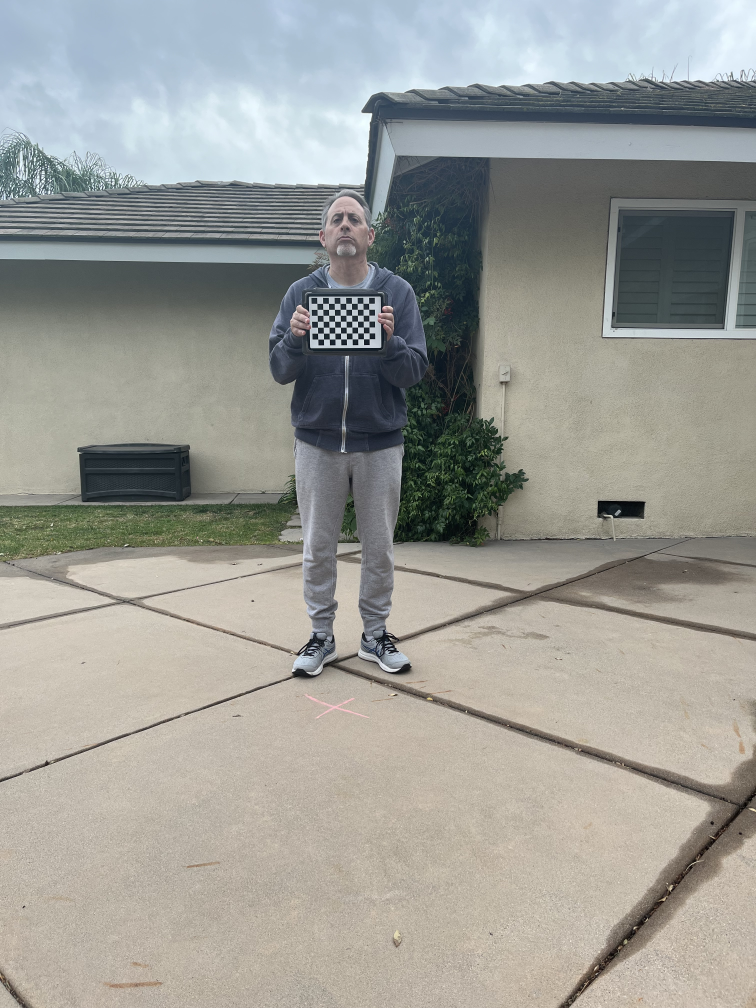
#> input picture checkers/IMG_8667.jpg, 3024 x 4032 px (shown at 1/4 size); its folder holds only this picture in this run
$ python calibration.py
#> lines starting #> are read from the running program, lines starting #| are printed output that depends on the picture; long printed decimals are rounded
import numpy as np
import cv2 as cv
import glob
import pickle


################ FIND CHESSBOARD CORNERS - OBJECT POINTS AND IMAGE POINTS #############################

chessboardSize = (10,7)
frameSize = (3024, 4032)


# termination criteria
criteria = (cv.TERM_CRITERIA_EPS + cv.TERM_CRITERIA_MAX_ITER, 30, 0.001)


# prepare object points, like (0,0,0), (1,0,0), (2,0,0) ....,(6,5,0)
objp = np.zeros((chessboardSize[0] * chessboardSize[1], 3), np.float32)
objp[:,:2] = np.mgrid[0:chessboardSize[0],0:chessboardSize[1]].T.reshape(-1,2)

size_of_chessboard_squares_mm = 25
objp = objp * size_of_chessboard_squares_mm


# Arrays to store object points and image points from all the images.
objpoints = [] # 3d point in real world space
imgpoints = [] # 2d points in image plane.


images = glob.glob('checkers/*.jpg')

for image in images:

    img = cv.imread(image)
#> img is the input picture: shape (4032, 3024, 3); mean B, G, R 149.9, 155.3, 154.9
    gray = cv.cvtColor(img, cv.COLOR_BGR2GRAY)
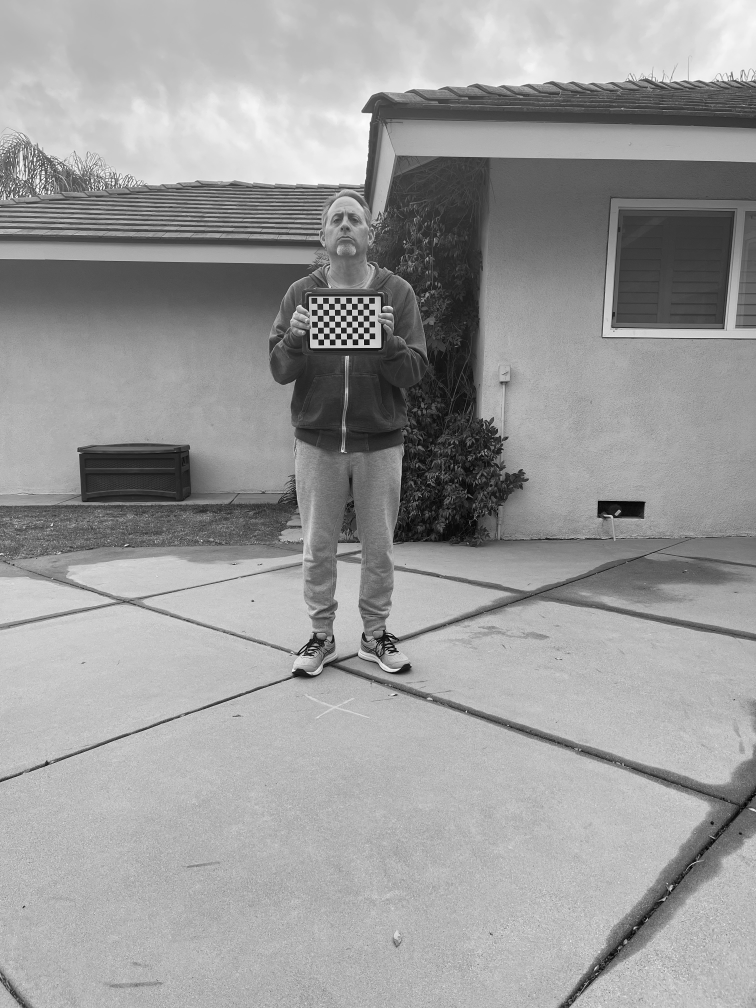
#> gray: shape (4032, 3024) (shown at 1/4 size); min 0, max 255, mean 154.6

    # Find the chess board corners
    ret, corners = cv.findChessboardCorners(gray, chessboardSize, None)
#> ret = True; corners = 70 rows, first 8: [1268.7, 1214.6], [1292.3, 1214.5], [1315.1, 1214.8], [1338.2, 1214.6], [1361.6, 1214.6], [1384.4, 1214.5], [1407.2, 1214.5], [1430.2, 1214.4]

    # If found, add object points, image points (after refining them)
    if ret == True:

        objpoints.append(objp)
        corners2 = cv.cornerSubPix(gray, corners, (11,11), (-1,-1), criteria)
#> corners2 = 70 rows, first 8: [1268.8, 1214.7], [1292.1, 1214.7], [1315.1, 1214.7], [1338.3, 1214.7], [1361.4, 1214.7], [1384.4, 1214.6], [1407.3, 1214.5], [1430.3, 1214.5]
        imgpoints.append(corners)

        # Draw and display the corners
        cv.drawChessboardCorners(img, chessboardSize, corners2, ret)
        cv.imshow('img', img)
        cv.waitKey(1000)


cv.destroyAllWindows()


############## CALIBRATION #######################################################

ret, cameraMatrix, dist, rvecs, tvecs = cv.calibrateCamera(objpoints, imgpoints, frameSize, None, None)
#> ret = 0.0729; cameraMatrix = [[2607.7, 0, 1584.3], [0, 2602.3, 1998.3], [0, 0, 1]]; dist = [[0.137, -0.0446, 0.00271, 0.014, -1.89]]; rvecs = ([0.131, -0.108, -0.0209],); tvecs = ([-345, -849.4, 2836.9],)

# Save the camera calibration result for later use (we won't worry about rvecs / tvecs)
pickle.dump((cameraMatrix, dist), open( "calibration.pkl", "wb" ))
pickle.dump(cameraMatrix, open( "cameraMatrix.pkl", "wb" ))
pickle.dump(dist, open( "dist.pkl", "wb" ))


# [31 lines of commented-out code are left out]
mean_error = 0

for i in range(len(objpoints)):
    imgpoints2, _ = cv.projectPoints(objpoints[i], rvecs[i], tvecs[i], cameraMatrix, dist)
    error = cv.norm(imgpoints[i], imgpoints2, cv.NORM_L2)/len(imgpoints2)
    mean_error += error
#> this loop made 1 pass
#> (error, mean_error) on pass 1: (0.00871, 0.00871)
#> after the loop, mean_error = 0.00871

print( "total error: {}".format(mean_error/len(objpoints)) )
#| total error: 0.008707

$ run again, on checkers/IMG_8668.jpg
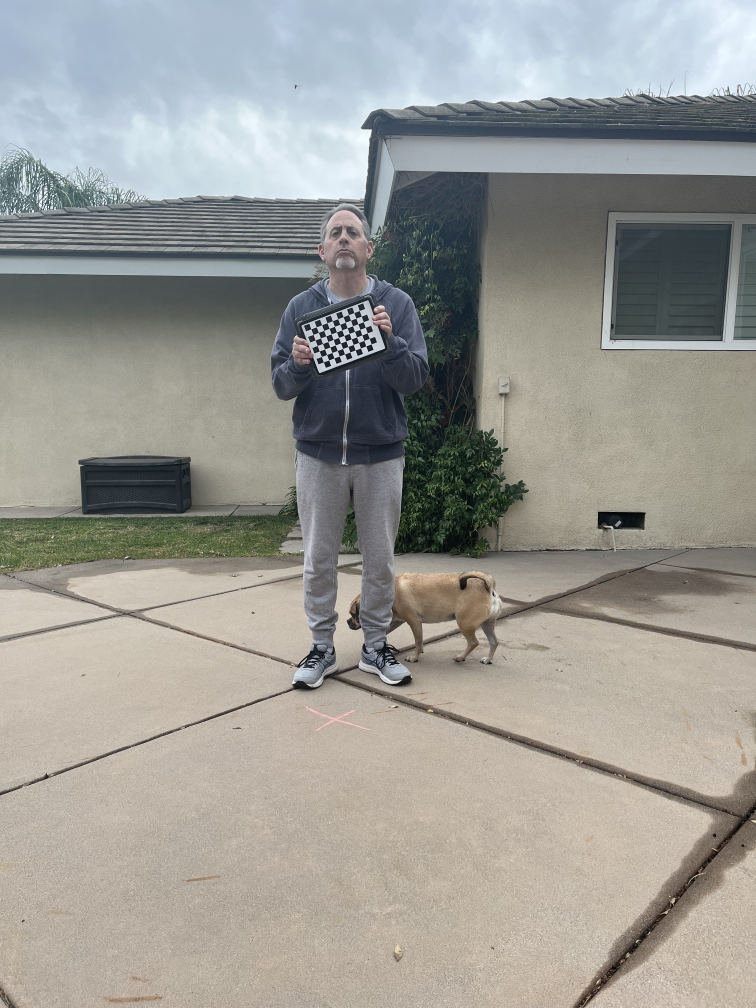
#> input picture checkers/IMG_8668.jpg, 3024 x 4032 px (shown at 1/4 size)
#> img is the input picture: shape (4032, 3024, 3); mean B, G, R 148.3, 153.6, 154.4
#> `gray = cv.cvtColor(img, cv.COLOR_BGR2GRAY)`:
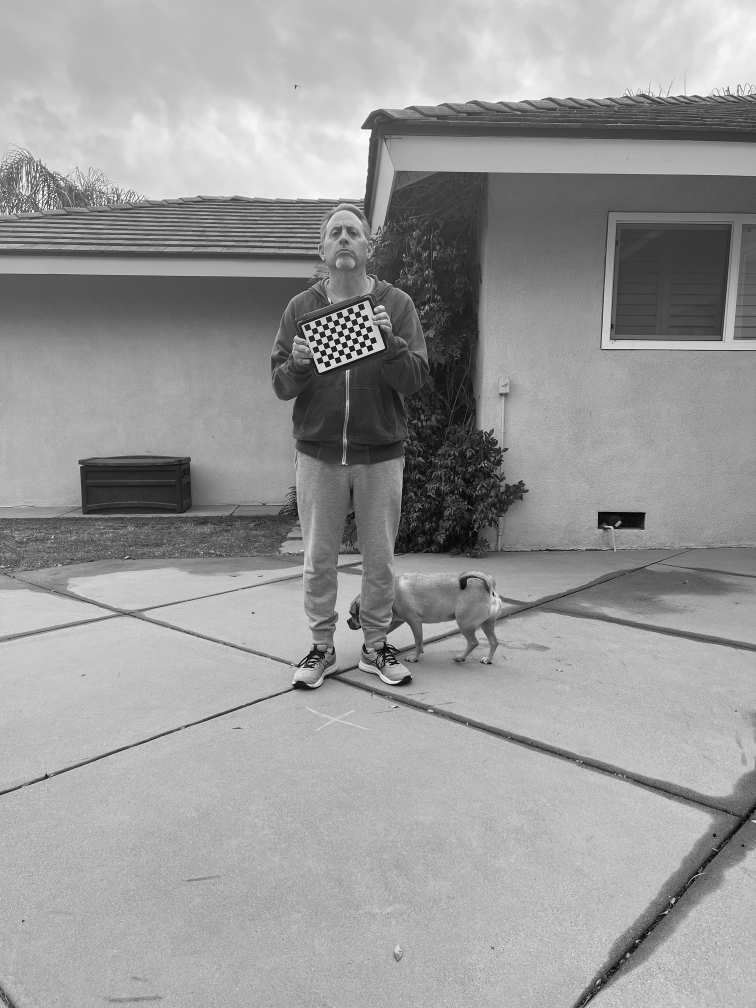
#> gray: shape (4032, 3024) (shown at 1/4 size); min 0, max 255, mean 153.3
#> `ret, corners = cv.findChessboardCorners(gray, chessboardSize, None)`: ret = True; corners = 70 rows, first 8: [1245.4, 1316.9], [1266.7, 1308.6], [1287.8, 1300.5], [1309.4, 1292.6], [1330.8, 1284.6], [1352.2, 1276.3], [1374.1, 1268], [1395.5, 1259.6]
#> corners2 = 70 rows, first 8: [1245.1, 1316.7], [1266.5, 1308.6], [1287.9, 1300.6], [1309.4, 1292.5], [1330.8, 1284.4], [1352.5, 1276.3], [1373.9, 1268.2], [1395.4, 1259.8]
#> `ret, cameraMatrix, dist, rvecs, tvecs = cv.calibrateCamera(objpoints, ..`: ret = 0.0903; cameraMatrix = [[2596.2, 0, 1464.8], [0, 2561.7, 2028.9], [0, 0, 1]]; dist = [[-0.0862, 2.92, -0.00308, 0.000523, -15.11]]; rvecs = ([0.172, -0.00803, -0.357],); tvecs = ([-239.5, -785.6, 2845.5],)
#> the loop `for i in range(len(objpoints)):` made 1 pass
#> (error, mean_error) on pass 1: (0.0108, 0.0108)
#> after the loop `for i in range(len(objpoints)):`: mean_error = 0.0108
#| total error: 0.01079

$ run again, on checkers/IMG_8669.jpg
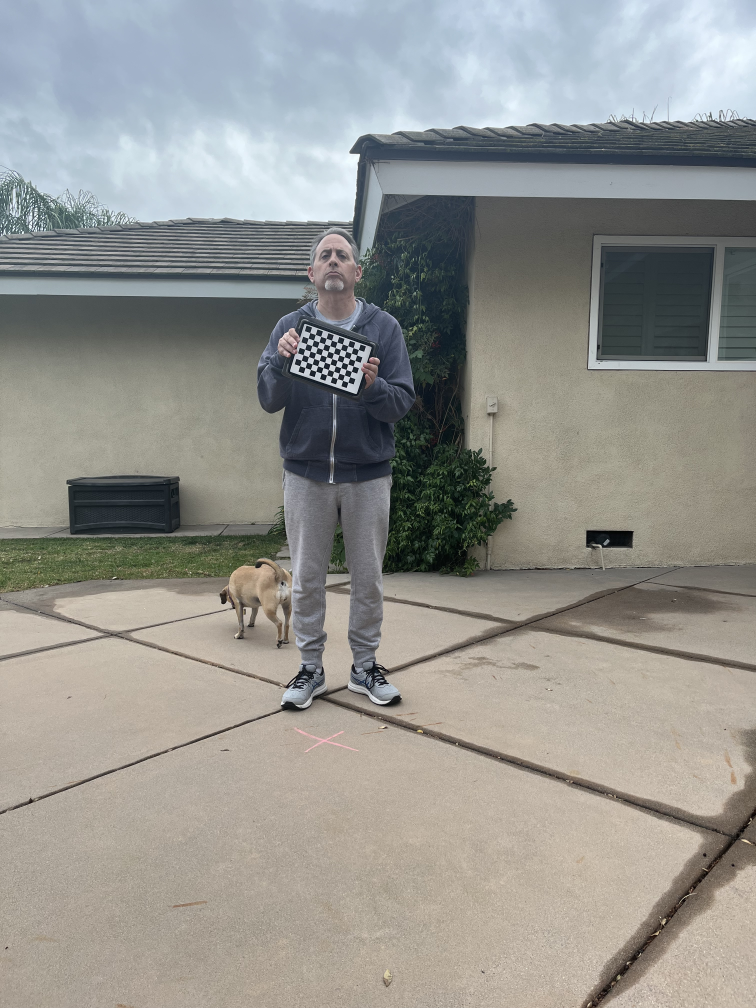
#> input picture checkers/IMG_8669.jpg, 3024 x 4032 px (shown at 1/4 size)
#> img is the input picture: shape (4032, 3024, 3); mean B, G, R 143.1, 147.5, 147.7
#> `gray = cv.cvtColor(img, cv.COLOR_BGR2GRAY)`:
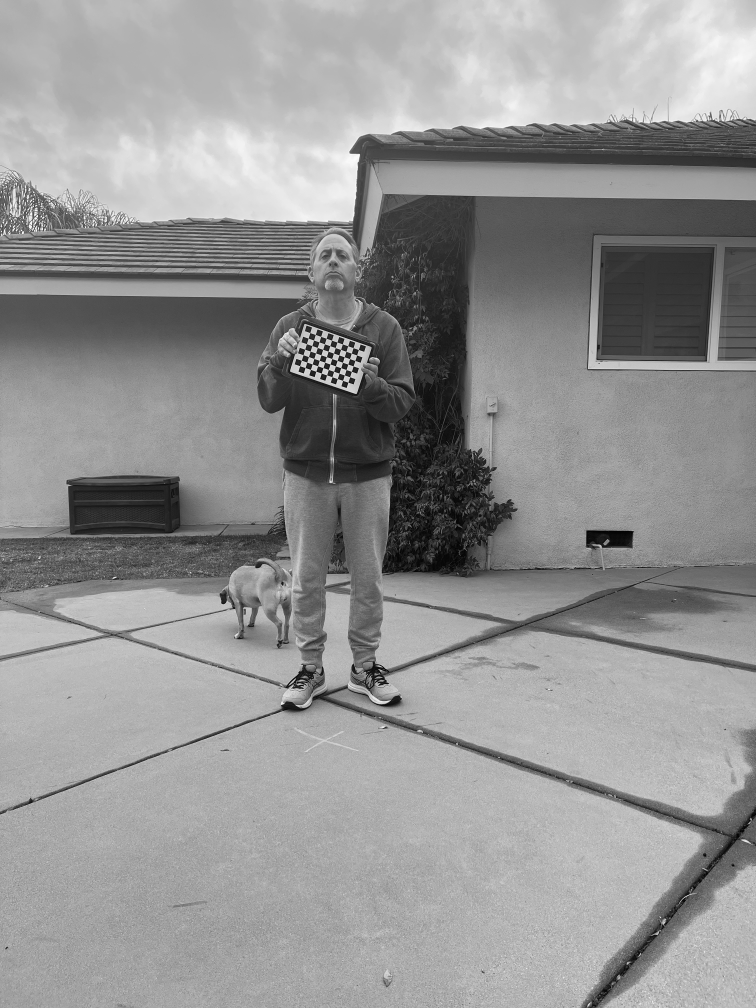
#> gray: shape (4032, 3024) (shown at 1/4 size); min 0, max 255, mean 147.1
#> `ret, corners = cv.findChessboardCorners(gray, chessboardSize, None)`: ret = True; corners = 70 rows, first 8: [1240.6, 1331.6], [1262.6, 1339.4], [1284.4, 1347], [1306, 1354.4], [1327.6, 1362.2], [1349.2, 1369.5], [1370.8, 1377.1], [1392.2, 1384.4]
#> corners2 = 70 rows, first 8: [1240.6, 1331.7], [1262.6, 1339.3], [1284.3, 1346.9], [1305.9, 1354.5], [1327.6, 1362], [1349.3, 1369.5], [1370.7, 1377.1], [1392.3, 1384.5]
#> `ret, cameraMatrix, dist, rvecs, tvecs = cv.calibrateCamera(objpoints, ..`: ret = 0.0969; cameraMatrix = [[2631.5, 0, 1479.6], [0, 2663.8, 2023.9], [0, 0, 1]]; dist = [[0.362, -3, 0.0282, -0.000653, 14.79]]; rvecs = ([0.183, -0.0999, 0.315],); tvecs = ([-262.3, -757.4, 2896.7],)
#> the loop `for i in range(len(objpoints)):` made 1 pass
#> (error, mean_error) on pass 1: (0.0116, 0.0116)
#> after the loop `for i in range(len(objpoints)):`: mean_error = 0.0116
#| total error: 0.01158
